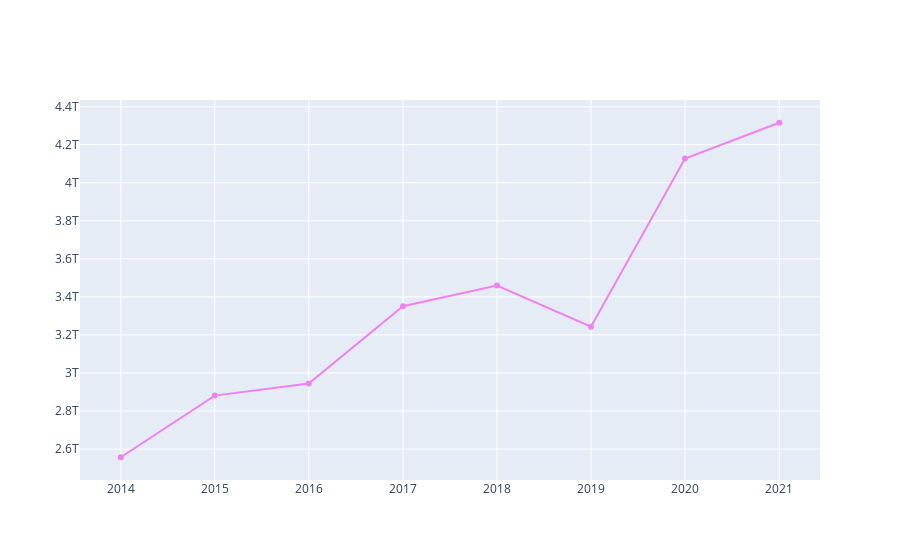

The code cell stored with this chart in its notebook:
### Code cell
import plotly.graph_objects as go


fig = go.Figure([go.Scatter(x=acumulado_orcamento_anos.index
                            , y=acumulado_orcamento_anos.orcamento_atualizado,marker = {'color' : 'violet'})])
fig.show()

### Figure 1 — Plotly figure (JSON) as saved in the notebook; plotly's stock layout.template omitted (floating-point values rounded to 4 significant figures)
{"data": [{"marker": {"color": "violet"}, "type": "scatter", "x": ["2014-01-01T00:00:00", "2015-01-01T00:00:00", "2016-01-01T00:00:00", "2017-01-01T00:00:00", "2018-01-01T00:00:00", "2019-01-01T00:00:00", "2020-01-01T00:00:00", "2021-01-01T00:00:00"], "y": [2557000000000.0, 2881000000000.0, 2945000000000.0, 3350607251386, 3460000000000.0, 3243000000000.0, 4128000000000.0, 4316000000000.0]}], "layout": {}}
